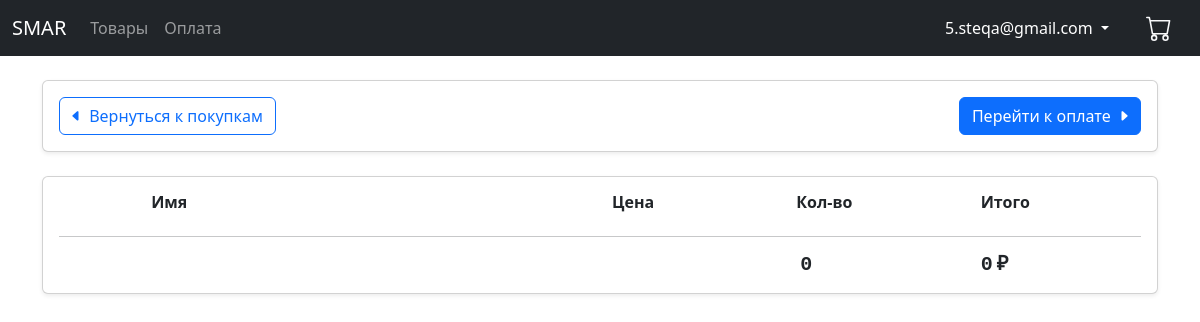
/cart/ (signed in), run on an earlier commit of the app's database.
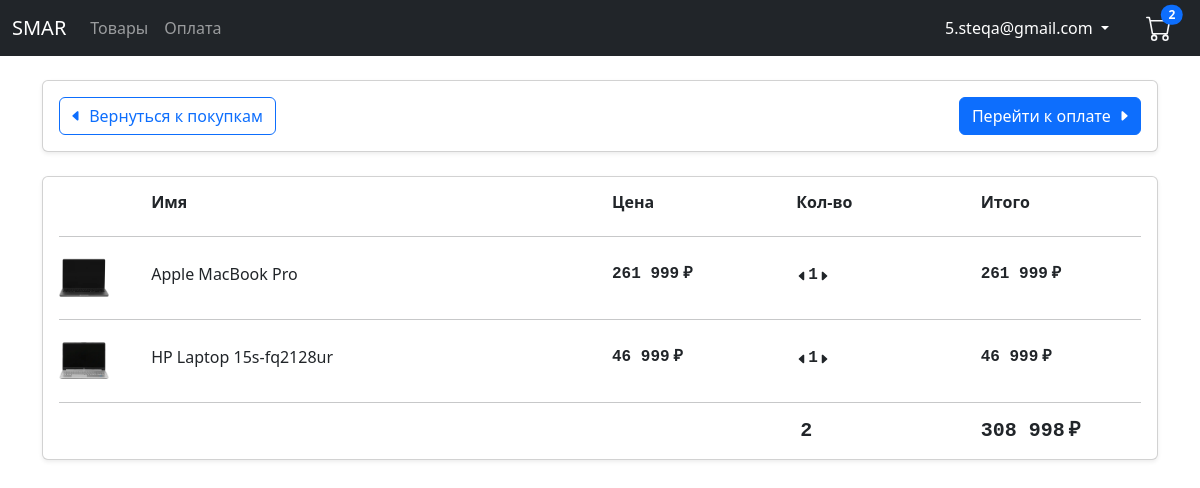
And on a later commit of the database.
### authentication/models.py (models this page shows)
class CustomUser(AbstractUser):
    email = models.EmailField(_('email address'), unique=True)
    fio = models.CharField(_('ФИО'), max_length=200)
    USERNAME_FIELD = 'email'
    REQUIRED_FIELDS = []

### store/models.py (models this page shows, shortened)
class Order(models.Model):
    ORDER_STATUSES = [
        (False, 'Не оформлен'),
        ('1', 'Ожидает отправки'),
        ('2', 'Отправлен'),
        ('3', 'Выполнен'),
    ]
    customer = models.ForeignKey(CustomUser, on_delete=models.SET_NULL, null=True)
    date_ordered = models.DateTimeField(auto_now_add=True)
    date_updated = models.DateTimeField(auto_now=True)
    status = models.CharField(max_length=16, choices=ORDER_STATUSES, default=False)
    transaction_id = models.CharField(max_length=200)
    @property
    def get_total_order_price(self):
        order_items = self.orderitem_set.all()
        total_price = sum(item.get_total_items_price for item in order_items)
        return total_price
    @property
    def get_total_order_quantity(self):
        order_items = self.orderitem_set.all()
        total_quantity = sum(item.quantity for item in order_items)
        return total_quantity

class OrderItem(models.Model):
    product = models.ForeignKey(Product, on_delete=models.SET_NULL, null=True)
    order = models.ForeignKey(Order, on_delete=models.SET_NULL, null=True)
    quantity = models.SmallIntegerField(default=0)
    date_added = models.DateTimeField(auto_now_add=True)
    @property
    def get_total_items_price(self):
        total_price = self.product.price * self.quantity
        return total_price

class Product(models.Model):
    name = models.CharField(max_length=44)
    price = models.DecimalField(max_digits=9, decimal_places=2)
    image = models.ImageField()

### store/views.py (the view)
# urls.py: path('cart/', views.cart, name='cart'),
def cart(request):
    data = cart_data(request)
    order = data['order']
    order_items = data['order_items']
    cart_total_quantity = data['cart_total_quantity']
    context = {
        'order': order,
        'order_items': order_items,
        'cart_total_quantity': cart_total_quantity,
    }
    return render(request, 'store/cart.html', context)

### store/utils.py (called while the page is built)
def cart_data(request):
    if request.user.is_authenticated:
        customer = request.user
        order, created = Order.objects.get_or_create(customer=customer, status=False)
        order_items = order.orderitem_set.all()
        cart_total_quantity = order.get_total_order_quantity
    else:
        cart = cookie_cart_data(request)
        order = cart['order']
        order_items = cart['order_items']
        cart_total_quantity = cart['cart_total_quantity']
    return {
        'order': order,
        'order_items': order_items,
        'cart_total_quantity': cart_total_quantity,
    }

### store/templates/store/cart.html (shortened to what this page needs)
{% extends 'store/base.html' %}
{% load static %}
{% load humanize %}
{% block content %}
<div class="my-4">
    <div class="card shadow-sm mb-4">
        <div class="d-flex justify-content-between align-items-center">
            <div>
                <a href="{% url 'store' %}" class="btn btn-outline-primary m-3">
                    <svg xmlns="http://www.w3.org/2000/svg" width="13" height="13" fill="currentColor"
                        class="bi bi-caret-left-fill" viewBox="3 2 16 16">
                        <path
                            d="m3.86 8.753 5.482 4.796c.646.566 1.658.106 1.658-.753V3.204a1 1 0 0 0-1.659-.753l-5.48 4.796a1 1 0 0 0 0 1.506z" />
                    </svg>
                    Вернуться к покупкам
                </a>
            </div>
            <div>
                <a href="{% url 'checkout' %}" class="btn btn-primary m-3">
                    Перейти к оплате
                    <svg xmlns="http://www.w3.org/2000/svg" width="13" height="13" fill="currentColor"
                        class="bi bi-caret-right-fill" viewBox="-3 2 16 16">
                        <path
                            d="m12.14 8.753-5.482 4.796c-.646.566-1.658.106-1.658-.753V3.204a1 1 0 0 1 1.659-.753l5.48 4.796a1 1 0 0 1 0 1.506z" />
                    </svg>
                </a>
            </div>
        </div>
    </div>
    <div class="card shadow-sm">
        <div class="m-3">
            <div>
                <div class="row">
                    <div class="col-lg-1 col-2"></div>
                    <div class="col-lg-5 col-4">
                        <h6><strong>Имя</strong></h6>
                    </div>
                    <div class="col-2">
                        <h6><strong>Цена</strong></h6>
                    </div>
                    <div class="col-2">
                        <h6><strong>Кол-во</strong></h6>
                    </div>
                    <div class="col-2">
                        <h6><strong>Итого</strong></h6>
                    </div>
                </div>
            </div>
            {% for item in order_items %}
            <div id="{{ item.product.id }}">
                <hr>
                <div class="row align-items-center">
                    <div class="col-lg-1 col-2">
                        <img src="{{ item.product.image.url }}" class="rounded-2"
                            style="height: 50px;" alt="...">
                    </div>
                    <div class="col-lg-5 col-4">
                        <h6>{{ item.product.name }}</h6>
                    </div>
                    <div class="col-2">
                        <h6 class="font-monospace fw-semibold not-select">{{ item.product.price|floatformat:"-2g" }}<span class="ms-1">₽</span></h6>
                    </div>
                    <div class="col-2">
                        <div class="d-flex">
                            <a data-product="{{ item.product.id }}" data-action="remove" class="text-dark pointer link-hover">
                                <svg xmlns="http://www.w3.org/2000/svg" width="12" height="12" fill="currentColor"
                                    class="bi bi-caret-left-fill mb-2" viewBox="0 0 16 16">
                                    <path
                                        d="m3.86 8.753 5.482 4.796c.646.566 1.658.106 1.658-.753V3.204a1 1 0 0 0-1.659-.753l-5.48 4.796a1 1 0 0 0 0 1.506z" />
                                </svg>
                            </a>
                            <h6 class="font-monospace fw-semibold m-0 not-select productQuantity">{{ item.quantity }}</h6>
                            <a data-product="{{ item.product.id }}" data-action="add" class="text-dark pointer link-hover">
                                <svg xmlns="http://www.w3.org/2000/svg" width="12" height="12" fill="currentColor"
                                    class="bi bi-caret-right-fill mb-2" viewBox="0 0 16 16">
                                    <path
                                        d="m12.14 8.753-5.482 4.796c-.646.566-1.658.106-1.658-.753V3.204a1 1 0 0 1 1.659-.753l5.48 4.796a1 1 0 0 1 0 1.506z" />
                                </svg>
                            </a>
                        </div>
                    </div>
                    <div class="col-2">
                        <h6 class="font-monospace fw-semibold not-select"><span class="productPrice">{{ item.get_total_items_price|floatformat:"-2g" }}</span><span class="ms-1">₽</span></h6>
                    </div>
                </div>
            </div>
            {% endfor %}
            <hr>
            <div>
                <div class="row align-items-center">
                    <div class="col-2">
                        <div class="d-flex">
                            <h5 class="font-monospace fw-semibold m-0 ms-1 not-select cartTotalQuantity">{{ order.get_total_order_quantity }}</h5>
                        </div>
                    </div>
                    <div class="col-2">
                        <h5 class="font-monospace fw-semibold m-0 not-select"><span class="cartTotalPrice">{{ order.get_total_order_price|floatformat:"-2g" }}</span><span class="ms-1">₽</span></h5>
                    </div>
                </div>
            </div>
        </div>
    </div>
</div>
{% endblock %}

### store/templates/store/base.html (shortened to what this page needs)
<!DOCTYPE html>
{% load static %}
<html lang="en">
<head>
    <link href="https://cdn.jsdelivr.net/npm/bootstrap@5.2.0-beta1/dist/css/bootstrap.min.css" rel="stylesheet"
>
    <link rel="stylesheet" href="{% static 'css/styles.css' %}">
    <link rel="stylesheet" href="{% static 'css/add-to-cart-btn.css' %}">
    <link rel="stylesheet" href="{% static 'css/input-status.css' %}">
</head>
<body>
    <nav class="navbar navbar-expand-md navbar-dark bg-dark">
        <div class="container-fluid" bis_skin_checked="1">
            <a class="navbar-brand" href="{% url 'store' %}">SMAR</a>
            <div class="collapse navbar-collapse" id="navbarCollapse" bis_skin_checked="1">
                <ul class="navbar-nav me-auto mb-2 mb-md-0">
                    <li class="nav-item">
                        <a class="nav-link {% block active-store %}{% endblock %}" aria-current="page"
                            href="{% url 'store' %}">Товары</a>
                    </li>
                    <li class="nav-item">
                        <a class="nav-link {% block active-checkout %}{% endblock %}" aria-current="page"
                            href="{% url 'checkout' %}">Оплата</a>
                    </li>
                </ul>
                <div class="d-flex align-items-center me-3">
                    {% if not request.user.is_authenticated %}
                    <a class="btn btn-outline-light border border-2 rounded-4 me-4" href="{% url 'login-user' %}">Войти</a>
                    {% else %}
                    <div class="btn-group">
                        <button type="button" class="btn btn-link dropdown-toggle rounded-4 text-white text-decoration-none me-4" data-bs-toggle="dropdown" aria-expanded="false">
                            {{ request.user }}
                        </button>
                    </div>
                    {% endif %}
                    <div>
                        <a href="{% url 'cart' %}" class="text-light">
                            {% if cart_total_quantity %}
                            <span
                                class="position-absolute top-40 start-80 translate-middle badge rounded-pill bg-primary cart">
                                {{ cart_total_quantity }}</span>
                            {% else %}
                            <span
                                class="position-absolute top-40 start-80 translate-middle badge rounded-pill bg-primary cart"></span>
                            {% endif %}
                        </a>
                    </div>
                </div>
            </div>
        </div>
    </nav>
    <div class="container">
        {% block content %}
        {% endblock %}
    </div>
</body>
</html>

### static/css/styles.css (style rules this page uses)
.pointer { cursor: pointer; }
.not-select { user-select: none; }
.link-hover { opacity: 100%; }

### static/css/input-status.css (style rules this page uses)
:root { --animation-delay: 0.5s; }

What changed in the data, as far as the page shows it:
added OrderItem: product.image (picture), product.name "Apple MacBook Pro", product.price "261 999", quantity "1", get_total_items_price "261 999"
added OrderItem: product.image (picture), product.name "HP Laptop 15s-fq2128ur", product.price "46 999", quantity "1", get_total_items_price "46 999"
changed Order: get_total_order_quantity "0" → "2"; get_total_order_price "0" → "308 998"
Also different on the page:
{{ cart_total_quantity }}: (not shown) → "2"
